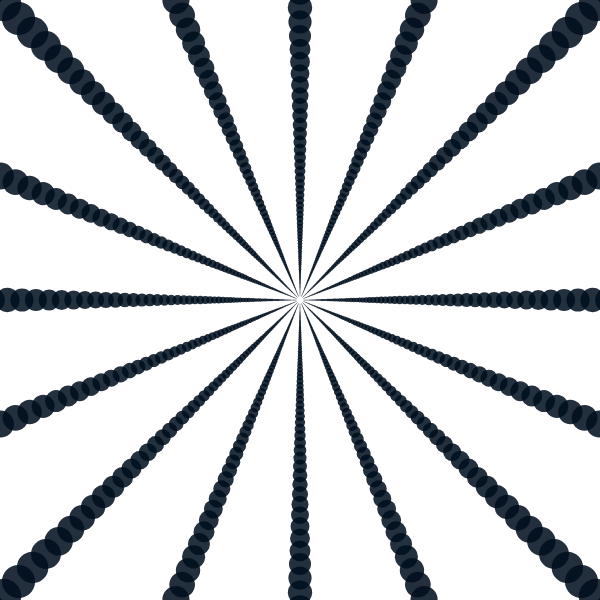
Frame 1 (no input)
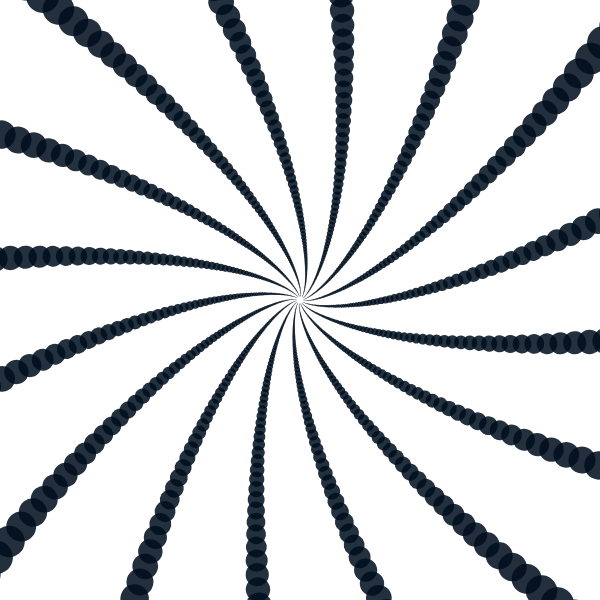
Frame 60 (no input)
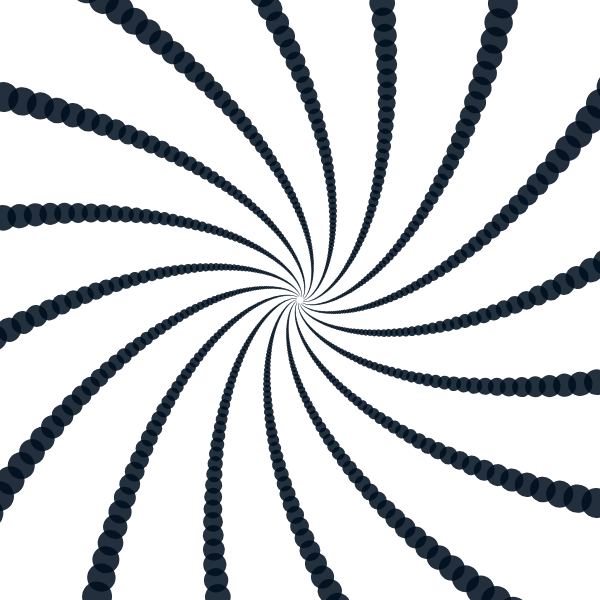
Frame 120 (the mouse pressed at the canvas centre since frame 60)

The p5.js sketch that drew these frames (run headless with seeded random() and noise() and a simulated clock; from frame 60 on, the mouse is pressed at the canvas centre):

// p5.js sketch
// ── sketch.js
let angle = 0;

function setup() {
  createCanvas(600, 600);
  angleMode(DEGREES);
  noStroke();
  fill(0, 15, 30, 220);
}

function draw() {
  background(255);

  translate(width / 2, height / 2);

  for (let a = 0; a < 360; a += 22.5) {
    rotate(a);
    push();
    for (let i = 0; i < 100; i++) {
      scale(0.95);
      rotate(angle);
      ellipse(width, 0, 50, 50);
    }
    pop();
  }

  angle += 0.01;

}
